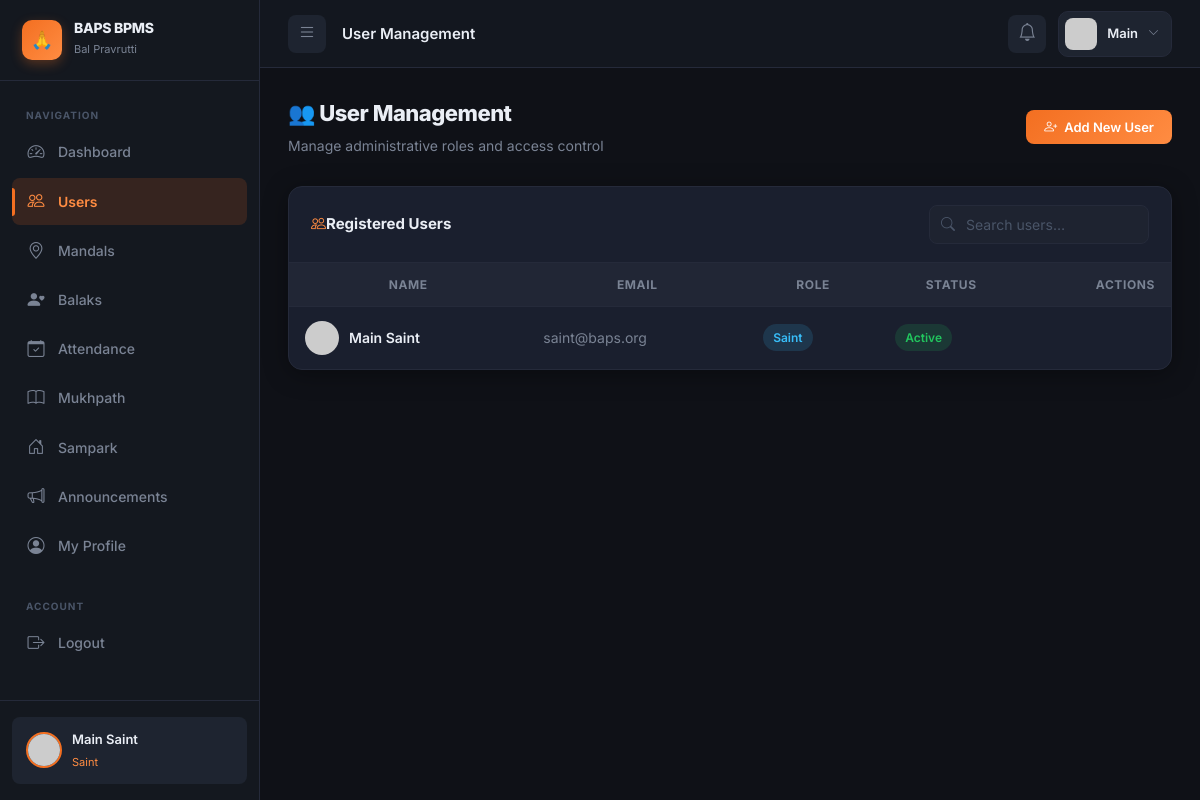
/users.php (signed in), run on the app's committed database.
### tables this page shows
CREATE TABLE IF NOT EXISTS users (
    id INT AUTO_INCREMENT PRIMARY KEY,
    full_name VARCHAR(100) NOT NULL,
    email VARCHAR(100) NOT NULL UNIQUE,
    password VARCHAR(255) NOT NULL,
    role_id INT,
    zone_id INT DEFAULT NULL,
    cluster_id INT DEFAULT NULL,
    mandal_id INT DEFAULT NULL,
    created_at TIMESTAMP DEFAULT CURRENT_TIMESTAMP,
    FOREIGN KEY (role_id) REFERENCES roles(id),
    FOREIGN KEY (zone_id) REFERENCES zones(id),
    FOREIGN KEY (cluster_id) REFERENCES clusters(id),
    FOREIGN KEY (mandal_id) REFERENCES mandals(id)
);

CREATE TABLE IF NOT EXISTS roles (
    id INT AUTO_INCREMENT PRIMARY KEY,
    role_name VARCHAR(50) NOT NULL UNIQUE
);

### users.php (the view, shortened to what this page needs)
<?php
require_once 'config.php';
$users = $pdo->query("SELECT u.*, r.role_name FROM users u JOIN roles r ON u.role_id = r.id ORDER BY u.created_at DESC")->fetchAll();
?>
<!DOCTYPE html>
<html lang="en">
<head>
    <link rel="stylesheet" href="https://cdn.jsdelivr.net/npm/bootstrap-icons@1.11.3/font/bootstrap-icons.min.css">
    <link rel="stylesheet" href="style.css">
</head>
<body>
<div id="wrapper">
    <?php include 'sidebar.php'; ?>
    <div id="content">
        <?php include 'header.php'; ?>
        <div class="main-content">
            <div class="page-header flex items-center justify-between">
                <div>
                    <h2>👥 User Management</h2>
                    <p>Manage administrative roles and access control</p>
                </div>
                <button class="btn-primary-custom" onclick="openModal('addUserModal')">
                    <i class="bi bi-person-plus"></i> Add New User
                </button>
            </div>
            <div class="card">
                <div class="card-header">
                    <h5><i class="bi bi-people me-2" style="color:var(--primary-light)"></i>Registered Users</h5>
                    <div style="position:relative;">
                        <i class="bi bi-search" style="position:absolute;left:12px;top:50%;transform:translateY(-50%);color:var(--text-dim);font-size:14px;"></i>
                        <input type="text" id="userInput" class="form-control-dark" placeholder="Search users…" style="padding-left:36px;width:220px;" oninput="filterUsers()">
                    </div>
                </div>
                <div style="padding:0;">
                    <table class="table-dark-custom" id="usersTable">
                        <thead>
                            <tr>
                                <th>Name</th>
                                <th>Email</th>
                                <th>Role</th>
                                <th>Status</th>
                                <th style="text-align:right;">Actions</th>
                            </tr>
                        </thead>
                        <tbody>
                            <?php foreach ($users as $u): ?>
                            <tr>
                                <td>
                                    <div style="display:flex;align-items:center;gap:10px;">
                                        <img src="https://ui-avatars.com/api/?name=<?php echo urlencode($u['full_name']); ?>&background=random&color=fff&bold=true" style="width:34px;height:34px;border-radius:50%;">
                                        <span class="fw-600"><?php echo htmlspecialchars($u['full_name']); ?></span>
                                    </div>
                                </td>
                                <td><span class="text-muted-custom"><?php echo htmlspecialchars($u['email']); ?></span></td>
                                <td><span class="badge-custom badge-blue"><?php echo htmlspecialchars($u['role_name']); ?></span></td>
                                <td><span class="badge-custom badge-green">Active</span></td>
                                <td style="text-align:right;">
                                </td>
                            </tr>
                            <?php endforeach; ?>
                        </tbody>
                    </table>
                </div>
            </div>
        </div>
    </div>
</div>
</body>
</html>

### style.css (style rules this page uses)
:root { --primary: #f36f21; --primary-dark: #d45e15; --primary-light: #ff8c42; --accent: #ffd166; --dark-bg: #0f1117; --sidebar-bg: #14181f; --sidebar-hover: #1e2430; --card-bg: #1a1f2e; --card-border: #252a3a; --topbar-bg: #13171f; --input-bg: #1e2330; --text-primary: #eaeef5; --text-muted: #7a8394; --text-dim: #4a5568; --success: #22c55e; --warning: #eab308; --danger: #ef4444; --info: #38bdf8; --sidebar-w: 260px; --topbar-h: 68px; --radius-sm: 8px; --radius-md: 14px; --radius-lg: 20px; --shadow-card: 0 4px 24px rgba(0,0,0,0.35); --shadow-glow: 0 0 20px rgba(243,111,33,0.25); --transition: all 0.25s cubic-bezier(0.4,0,0.2,1); }
*, *::before, *::after { box-sizing: border-box; margin: 0; padding: 0; }
html { scroll-behavior: smooth; }
body { font-family: 'Inter', sans-serif; background: var(--dark-bg); color: var(--text-primary); min-height: 100vh; font-size: 14px; line-height: 1.6; }
#wrapper { display: flex; min-height: 100vh; }
#content { margin-left: var(--sidebar-w); width: calc(100% - var(--sidebar-w)); display: flex; flex-direction: column; min-height: 100vh; }
.main-content { padding: 28px; flex: 1; }
.page-header { margin-bottom: 28px; }
.page-header h2 { font-size: 22px; font-weight: 800; color: var(--text-primary); letter-spacing: -0.5px; }
.page-header p { color: var(--text-muted); font-size: 14px; margin-top: 4px; }
.card { background: var(--card-bg); border: 1px solid var(--card-border); border-radius: var(--radius-md); box-shadow: var(--shadow-card); }
.card-header { padding: 18px 22px; border-bottom: 1px solid var(--card-border); display: flex; align-items: center; justify-content: space-between; }
.card-header h5 { font-size: 15px; font-weight: 700; color: var(--text-primary); margin: 0; }
.table-dark-custom { width: 100%; border-collapse: collapse; }
.table-dark-custom thead tr { background: rgba(255,255,255,0.03); border-bottom: 1px solid var(--card-border); }
.table-dark-custom thead th { padding: 12px 16px; color: var(--text-muted); font-size: 12px; font-weight: 700; text-transform: uppercase; letter-spacing: 0.6px; white-space: nowrap; }
.table-dark-custom tbody tr { border-bottom: 1px solid rgba(255,255,255,0.04); transition: var(--transition); }
.table-dark-custom tbody td { padding: 14px 16px; color: var(--text-primary); font-size: 14px; vertical-align: middle; }
.table-dark-custom tbody tr:last-child { border-bottom: none; }
.badge-custom { display: inline-flex; align-items: center; gap: 5px; padding: 4px 10px; border-radius: 20px; font-size: 12px; font-weight: 600; }
.badge-green { background: rgba(34,197,94,0.15); color: var(--success); }
.badge-blue { background: rgba(56,189,248,0.15); color: var(--info); }
.btn-primary-custom { display: inline-flex; align-items: center; gap: 7px; background: linear-gradient(135deg, var(--primary), var(--primary-light)); border: none; border-radius: var(--radius-sm); color: white; font-family: inherit; font-size: 13px; font-weight: 600; padding: 9px 18px; cursor: pointer; transition: var(--transition); text-decoration: none; }
.form-control-dark { background: var(--input-bg); border: 1.5px solid var(--card-border); border-radius: var(--radius-sm); color: var(--text-primary); padding: 10px 14px; font-size: 14px; font-family: inherit; width: 100%; outline: none; transition: var(--transition); }
.form-control-dark::placeholder { color: var(--text-dim); }
.flex { display: flex; }
.items-center { align-items: center; }
.justify-between { justify-content: space-between; }
.text-muted-custom { color: var(--text-muted); }
.fw-600 { font-weight: 600; }

### data on the page
users: full_name "Main Saint", email "saint@baps.org", role.role_name "Saint"

### other printed values
$item['label'] "Dashboard"
$item['label'] "Users"
$item['label'] "Mandals"
$item['label'] "Balaks"
$item['label'] "Attendance"
$item['label'] "Mukhpath"
$item['label'] "Sampark"
$item['label'] "Announcements"
$item['label'] "My Profile"
$full_name "Main Saint"
$role_name "Saint"
$pg_title "User Management"
explode(' ', $full_name)[0] "Main"
